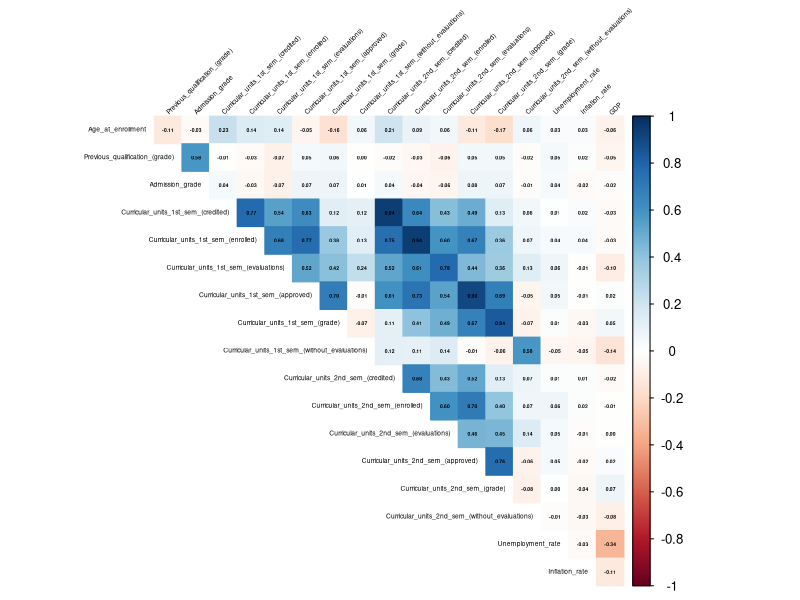
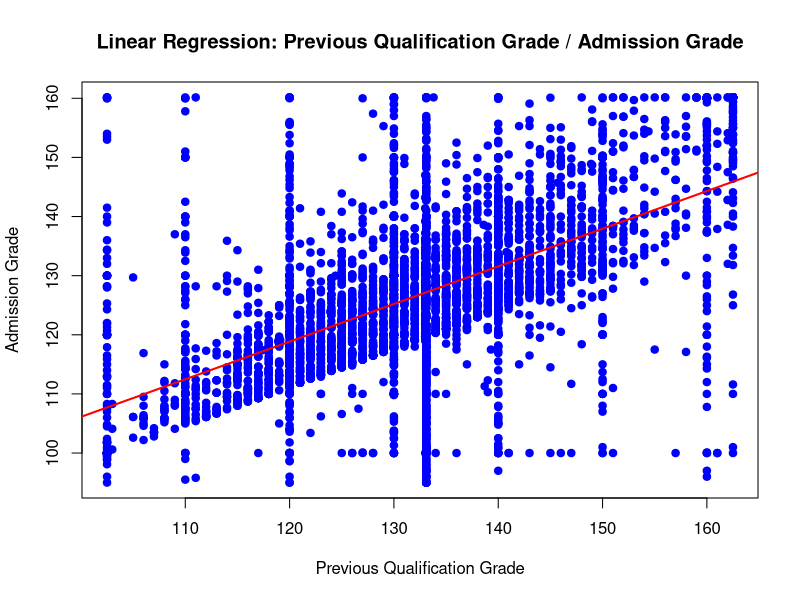
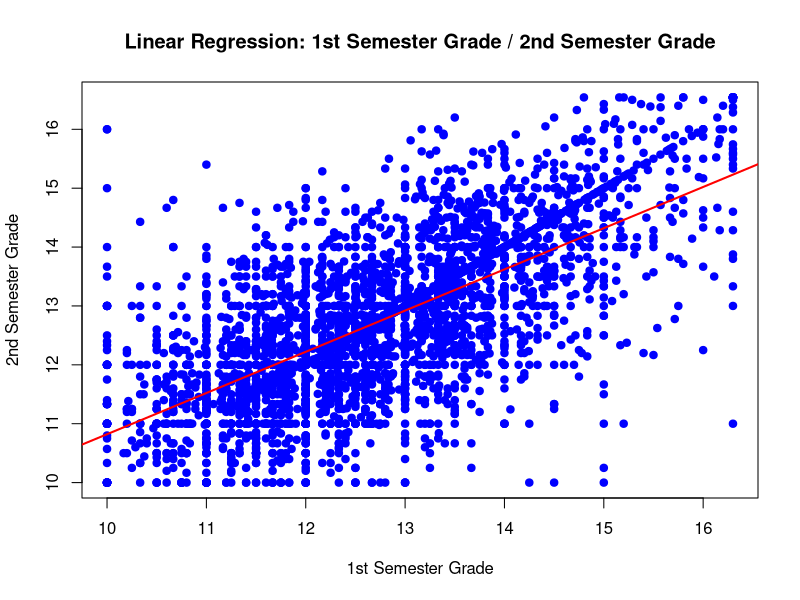
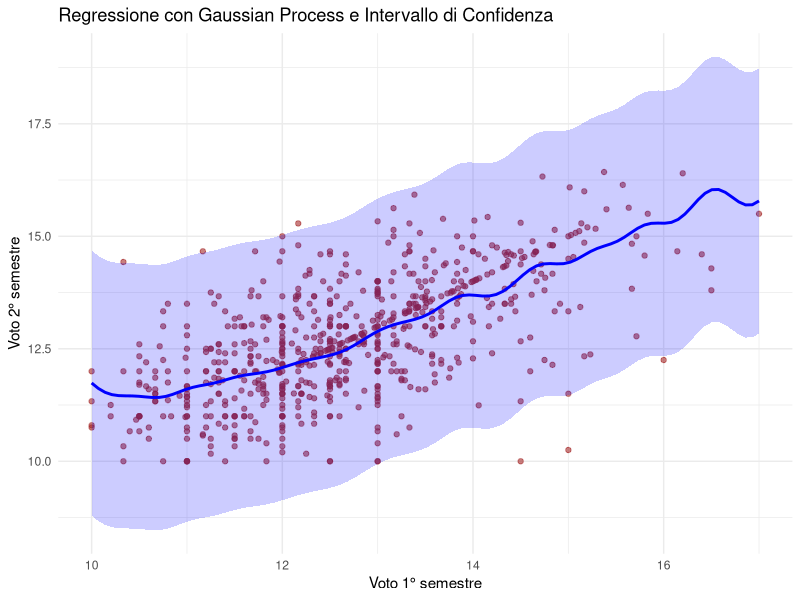
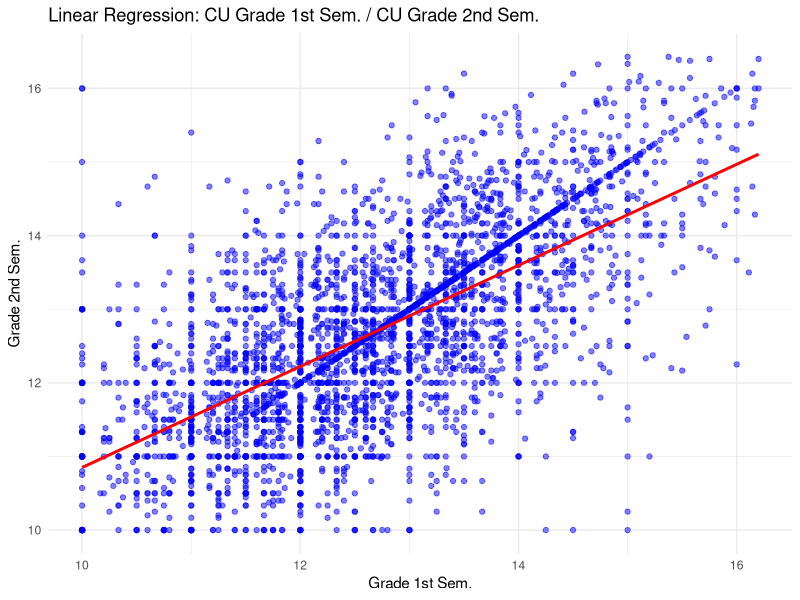
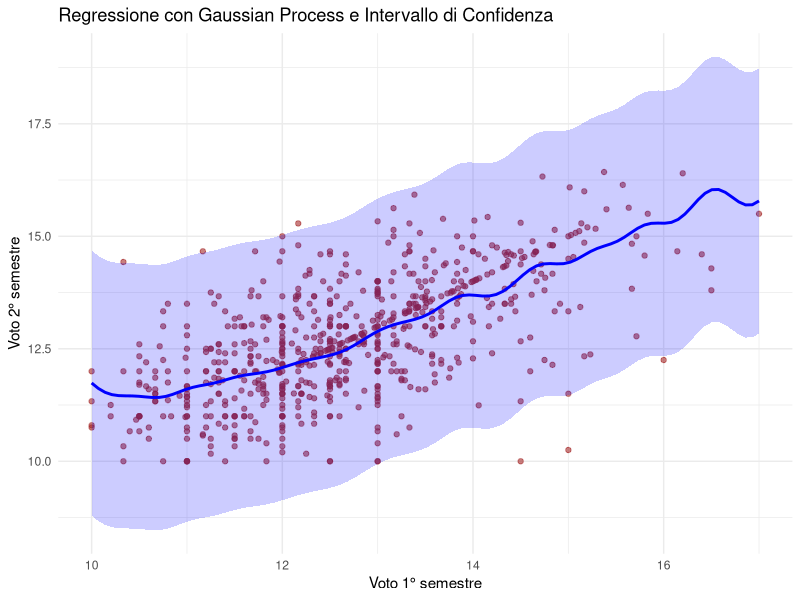
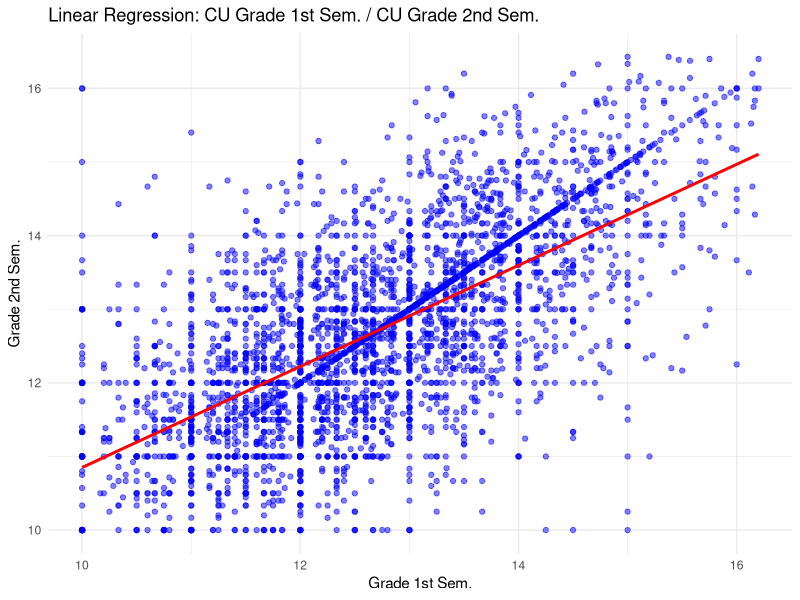

Write R code to recreate these figures, in order.
## ---- chunk 1
library(here)
library(corrplot)

data <- read.csv(here("dataset/dataMod.csv"), sep = ",", header = TRUE, check.names = FALSE)
head(data)

numeric_features <- c("Age_at_enrollment", "Previous_qualification_(grade)", "Admission_grade", "Curricular_units_1st_sem_(credited)", "Curricular_units_1st_sem_(enrolled)","Curricular_units_1st_sem_(evaluations)", "Curricular_units_1st_sem_(approved)","Curricular_units_1st_sem_(grade)", "Curricular_units_1st_sem_(without_evaluations)","Curricular_units_2nd_sem_(credited)", "Curricular_units_2nd_sem_(enrolled)","Curricular_units_2nd_sem_(evaluations)", "Curricular_units_2nd_sem_(approved)","Curricular_units_2nd_sem_(grade)", "Curricular_units_2nd_sem_(without_evaluations)", "Unemployment_rate", "Inflation_rate", "GDP")

numeric_data <- data[, numeric_features]

correlation_matrix <- cor(numeric_data)


winsorize <- function(column) {
  # Calcolo dei quantili e dell'IQR
  q1 <- quantile(column, 0.25, na.rm = TRUE)  # Primo quartile
  q3 <- quantile(column, 0.75, na.rm = TRUE)  # Terzo quartile
  iqr <- q3 - q1                              # Intervallo interquartile
  
  # Calcolo dei limiti del boxplot
  lower_bound <- q1 - 1.5 * iqr
  upper_bound <- q3 + 1.5 * iqr
  
  # Winsorization basata sui limiti
  column <- pmin(pmax(column, lower_bound), upper_bound)
  return(column)
}
## ---- chunk 2
#Corrplot
#pdf("correlation_plot.pdf", width = 8, height = 8)
corrplot(correlation_matrix, method = "color", type = "upper",
         tl.col = "black", tl.srt = 45, diag = FALSE,
         addCoef.col = "black", number.cex = 0.3, tl.cex = 0.4)

#dev.off()

## ---- chunk 3

library(GGally)

# Subset dei dati numerici
numeric_data <- data[, numeric_features]

# Creazione della matrice triangolare di scatterplot
#pdf("scatterplot_matrix.pdf", width = 12, height = 12)

#ggpairs(
 # numeric_data,
  #upper = list(continuous = wrap("cor", size = 3)), # Mostra le correlazioni nella parte superiore
  #lower = list(continuous = wrap("points", alpha = 0.5, size = 0.5)), # Scatterplot nella parte inferiore
  #diag = list(continuous = wrap("barDiag", bins = 20)) # Istogrammi nella diagonale
#)

#dev.off()

## ---- chunk 4
# Calcolo dell'IQR per la variabile indipendente
iqr_x <- IQR(data$`Previous_qualification_(grade)`)
q1_x <- quantile(data$`Previous_qualification_(grade)`, 0.25)
q3_x <- quantile(data$`Previous_qualification_(grade)`, 0.75)
lower_bound_x <- q1_x - 1.5 * iqr_x
upper_bound_x <- q3_x + 1.5 * iqr_x

# Calcolo dell'IQR per la variabile dipendente
iqr_y <- IQR(data$Admission_grade)
q1_y <- quantile(data$Admission_grade, 0.25)
q3_y <- quantile(data$Admission_grade, 0.75)
lower_bound_y <- q1_y - 1.5 * iqr_y
upper_bound_y <- q3_y + 1.5 * iqr_y




# Winsorization per la variabile indipendente
data$`Previous_qualification_(grade)` <- pmin(pmax(data$`Previous_qualification_(grade)`, lower_bound_x), upper_bound_x)

# Winsorization per la variabile dipendente
data$Admission_grade <- pmin(pmax(data$Admission_grade, lower_bound_y), upper_bound_y)

x_var <- data$`Previous_qualification_(grade)` # Variabile Indipendente
y_var <- data$`Admission_grade` # Variabile Dipendente

# Creazione dello scatterplot
plot(x_var, y_var, 
     main = "Linear Regression: Previous Qualification Grade / Admission Grade",
     xlab = "Previous Qualification Grade",
     ylab = "Admission Grade",
     pch = 19,
     col = "blue")   

# Calcolo del modello di regressione lineare
modello <- lm(y_var ~ x_var)

# Aggiunta della retta di regressione
abline(modello, col = "red", lwd = 2)

# Estrazione dei coefficienti
intercept <- coef(modello)[1]  # Intercetta
slope <- coef(modello)[2]      # Coefficiente angolare

# Creazione dell'equazione della retta
equation <- paste0("y = ", round(intercept, 2), " + ", round(slope, 2), "x")

# Aggiunta dell'equazione al grafico
print(equation)

# Visualizzazione dei parametri della retta di regressione
summary(modello)

## ---- chunk 5
# Calcolo dell'IQR per la variabile indipendente
iqr_x <- IQR(data$`Curricular_units_1st_sem_(grade)`)
q1_x <- quantile(data$`Curricular_units_1st_sem_(grade)`, 0.25)
q3_x <- quantile(data$`Curricular_units_1st_sem_(grade)`, 0.75)
lower_bound_x <- q1_x - 1.5 * iqr_x
upper_bound_x <- q3_x + 1.5 * iqr_x

# Calcolo dell'IQR per la variabile dipendente
iqr_y <- IQR(data$`Curricular_units_2nd_sem_(grade)`)
q1_y <- quantile(data$`Curricular_units_2nd_sem_(grade)`, 0.25)
q3_y <- quantile(data$`Curricular_units_2nd_sem_(grade)`, 0.75)
lower_bound_y <- q1_y - 1.5 * iqr_y
upper_bound_y <- q3_y + 1.5 * iqr_y

data_filtered <- data[!(data$`Curricular_units_1st_sem_(grade)` == 0 | data$`Curricular_units_2nd_sem_(grade)` == 0), ]
data_filtered$`Curricular_units_1st_sem_(grade)` <- winsorize(data_filtered$`Curricular_units_1st_sem_(grade)`)
data_filtered$`Curricular_units_2nd_sem_(grade)` <- winsorize(data_filtered$`Curricular_units_2nd_sem_(grade)`)

x_var <- data_filtered$`Curricular_units_1st_sem_(grade)` # Variabile Indipendente
y_var <- data_filtered$`Curricular_units_2nd_sem_(grade)` # Variabile Dipendente

# Creazione dello scatterplot
plot(x_var, y_var, 
     main = "Linear Regression: 1st Semester Grade / 2nd Semester Grade",
     xlab = "1st Semester Grade",
     ylab = "2nd Semester Grade",
     pch = 19,
     col = "blue")   

# Calcolo del modello di regressione lineare
modello <- lm(y_var ~ x_var)

# Aggiunta della retta di regressione
abline(modello, col = "red", lwd = 2)

# Estrazione dei coefficienti
intercept <- coef(modello)[1]  # Intercetta
slope <- coef(modello)[2]      # Coefficiente angolare

# Creazione dell'equazione della retta
equation <- paste0("y = ", round(intercept, 2), " + ", round(slope, 2), "x")

# Aggiunta dell'equazione al grafico
print(equation)

# Visualizzazione dei parametri della retta di regressione
summary(modello)

# Calcolo del Mean Absolute Error (MAE)
predizioni <- predict(modello, newdata = data.frame(x_var = x_var))
mae <- mean(abs(predizioni - y_var))
print(paste("Il Mean Absolute Error (MAE) è:", round(mae, 2)))
## ---- chunk 6

# Caricare i pacchetti necessari
if(!require(kernlab)) install.packages("kernlab", dependencies = TRUE)
if(!require(ggplot2)) install.packages("ggplot2", dependencies = TRUE)

library(kernlab)
library(ggplot2)
library(here)
library(dplyr)

# Lettura del dataset
df <- read.csv(here("dataset/data_aggregated.csv"), sep = ",", header = TRUE, check.names = TRUE)

# Rimuovere le righe con voto 0 in uno dei due semestri
df_filtered <- subset(df, Curricular_units_1st_sem_.grade. > 0 & Curricular_units_2nd_sem_.grade. > 0)

# Selezionare le variabili di interesse
X <- df_filtered$Curricular_units_1st_sem_.grade.
y <- df_filtered$Curricular_units_2nd_sem_.grade.

# Creare un data frame con i dati
data <- data.frame(X, y)

# Suddividere il dataset in training (80%) e test (20%)
set.seed(42)
train_idx <- sample(1:nrow(data), 0.8 * nrow(data))
train_data <- data[train_idx, ]
test_data <- data[-train_idx, ]

# Creazione del modello Gaussian Process (usando il kernel RBF)
gpr_model <- gausspr(y ~ X, data = train_data, kernel = "rbfdot")

# Predire i valori su un intervallo continuo per ottenere una curva più fluida
X_seq <- seq(min(test_data$X), max(test_data$X), length.out = 100)
pred_data <- data.frame(X = X_seq)
y_pred <- predict(gpr_model, pred_data)

# Creare intervallo di confidenza simulato (GPR non restituisce direttamente l'incertezza)
sigma <- sd(y_pred - mean(y_pred))  # Simula una deviazione standard basata sui residui
y_pred_lower <- y_pred - 1.96 * sigma  # Intervallo di confidenza 95%
y_pred_upper <- y_pred + 1.96 * sigma

# Creare il grafico con l'intervallo di confidenza
plot_gpr <- ggplot() +
  geom_point(aes(x = test_data$X, y = test_data$y), color = "brown", alpha = 0.6) + # Punti reali
  geom_line(aes(x = X_seq, y = y_pred), color = "blue", size = 1) +  # Linea predetta
  geom_ribbon(aes(x = X_seq, ymin = y_pred_lower, ymax = y_pred_upper), fill = "blue", alpha = 0.2) + # Banda di confidenza
  labs(title = "Regressione con Gaussian Process e Intervallo di Confidenza",
       x = "Voto 1° semestre",
       y = "Voto 2° semestre") +
  theme_minimal()

# Salvare il grafico in PDF
pdf("gpr_confidence_plot.pdf", width = 8, height = 6)
print(plot_gpr)
dev.off()

# Stampare il grafico a schermo
print(plot_gpr)


## ---- chunk 7
# Caricare i pacchetti necessari
if(!require(ggplot2)) install.packages("ggplot2", dependencies = TRUE)

library(ggplot2)
library(here)
library(dplyr)

# Lettura del dataset
df <- read.csv(here("dataset/data_aggregated.csv"), sep = ",", header = TRUE, check.names = TRUE)

# Rimuovere le righe con voto 0 in uno dei due semestri
df_filtered <- subset(df, Curricular_units_1st_sem_.grade. > 0 & Curricular_units_2nd_sem_.grade. > 0)

# Selezionare le variabili di interesse
X <- df_filtered$Curricular_units_1st_sem_.grade.
y <- df_filtered$Curricular_units_2nd_sem_.grade.

# Creare un data frame con i dati
data <- data.frame(X, y)

# Funzione per rimuovere gli outlier usando il metodo IQR
remove_outliers <- function(df, column) {
  Q1 <- quantile(df[[column]], 0.25)
  Q3 <- quantile(df[[column]], 0.75)
  IQR_value <- Q3 - Q1
  
  lower_bound <- Q1 - 1.5 * IQR_value
  upper_bound <- Q3 + 1.5 * IQR_value
  
  df <- df[df[[column]] >= lower_bound & df[[column]] <= upper_bound, ]
  return(df)
}

# Rimuovere gli outlier nelle variabili X e y
data_clean <- remove_outliers(data, "X")
data_clean <- remove_outliers(data_clean, "y")

# Creare il modello di regressione lineare
lm_model <- lm(y ~ X, data = data_clean)

# Stampare il riepilogo del modello
summary(lm_model)

# Predizioni
data_clean$y_pred <- predict(lm_model, newdata = data_clean)

# Creare il grafico
plot_lm <- ggplot(data_clean, aes(x = X, y = y)) +
  geom_point(color = "blue", alpha = 0.5) +  # Punti reali
  geom_line(aes(y = y_pred), color = "red", size = 1) +  # Linea di regressione
  labs(title = "Linear Regression: CU Grade 1st Sem. / CU Grade 2nd Sem.",
       x = "Grade 1st Sem.",
       y = "Grade 2nd Sem.") +
  theme_minimal()

# Salvare il grafico in PDF
pdf("linear_regression", width = 8, height = 6)
print(plot_lm)
dev.off()

# Stampare il grafico a schermo
print(plot_lm)
